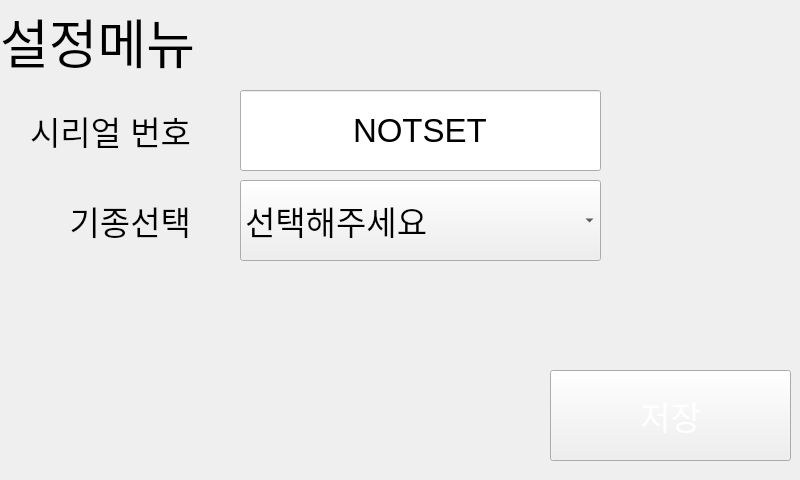
<?xml version="1.0" encoding="UTF-8"?>
<ui version="4.0">
 <class>page_deviceSetup</class>
 <widget class="QWidget" name="page_deviceSetup">
  <property name="geometry">
   <rect>
    <x>0</x>
    <y>0</y>
    <width>800</width>
    <height>480</height>
   </rect>
  </property>
  <property name="windowTitle">
   <string>Form</string>
  </property>
  <widget class="QLabel" name="label_4">
   <property name="geometry">
    <rect>
     <x>0</x>
     <y>0</y>
     <width>491</width>
     <height>81</height>
    </rect>
   </property>
   <property name="font">
    <font>
     <pointsize>40</pointsize>
    </font>
   </property>
   <property name="text">
    <string>설정메뉴</string>
   </property>
   <property name="alignment">
    <set>Qt::AlignLeading|Qt::AlignLeft|Qt::AlignVCenter</set>
   </property>
  </widget>
  <widget class="QStackedWidget" name="stackedWidget">
   <property name="geometry">
    <rect>
     <x>0</x>
     <y>80</y>
     <width>801</width>
     <height>401</height>
    </rect>
   </property>
   <property name="currentIndex">
    <number>0</number>
   </property>
   <widget class="QWidget" name="page">
    <widget class="QLabel" name="label_3">
     <property name="geometry">
      <rect>
       <x>-10</x>
       <y>100</y>
       <width>201</width>
       <height>81</height>
      </rect>
     </property>
     <property name="font">
      <font>
       <pointsize>25</pointsize>
      </font>
     </property>
     <property name="styleSheet">
      <string notr="true"/>
     </property>
     <property name="text">
      <string>기종선택</string>
     </property>
     <property name="scaledContents">
      <bool>true</bool>
     </property>
     <property name="alignment">
      <set>Qt::AlignRight|Qt::AlignTrailing|Qt::AlignVCenter</set>
     </property>
    </widget>
    <widget class="QComboBox" name="comboBox">
     <property name="geometry">
      <rect>
       <x>240</x>
       <y>100</y>
       <width>361</width>
       <height>81</height>
      </rect>
     </property>
     <property name="font">
      <font>
       <pointsize>25</pointsize>
      </font>
     </property>
     <property name="focusPolicy">
      <enum>Qt::NoFocus</enum>
     </property>
     <item>
      <property name="text">
       <string>선택해주세요</string>
      </property>
     </item>
     <item>
      <property name="text">
       <string>STANDARD</string>
      </property>
     </item>
    </widget>
    <widget class="QLabel" name="label_2">
     <property name="geometry">
      <rect>
       <x>0</x>
       <y>10</y>
       <width>191</width>
       <height>81</height>
      </rect>
     </property>
     <property name="font">
      <font>
       <pointsize>25</pointsize>
      </font>
     </property>
     <property name="text">
      <string>시리얼 번호</string>
     </property>
     <property name="alignment">
      <set>Qt::AlignRight|Qt::AlignTrailing|Qt::AlignVCenter</set>
     </property>
    </widget>
    <widget class="QPushButton" name="btn_login">
     <property name="geometry">
      <rect>
       <x>550</x>
       <y>290</y>
       <width>241</width>
       <height>91</height>
      </rect>
     </property>
     <property name="font">
      <font>
       <pointsize>25</pointsize>
      </font>
     </property>
     <property name="focusPolicy">
      <enum>Qt::NoFocus</enum>
     </property>
     <property name="styleSheet">
      <string notr="true">border-image: url(:/image/base7.png);
color: rgb(255, 255, 255);</string>
     </property>
     <property name="text">
      <string>저장</string>
     </property>
    </widget>
    <widget class="QPushButton" name="editbtn_id">
     <property name="geometry">
      <rect>
       <x>240</x>
       <y>10</y>
       <width>361</width>
       <height>81</height>
      </rect>
     </property>
     <property name="font">
      <font>
       <pointsize>25</pointsize>
      </font>
     </property>
     <property name="focusPolicy">
      <enum>Qt::NoFocus</enum>
     </property>
     <property name="styleSheet">
      <string notr="true">QPushButton{
border:none;
background-color: rgb(255, 255, 255,0);}

QPushButton:checked{background-color: rgb(255, 255, 255,0);}</string>
     </property>
     <property name="text">
      <string/>
     </property>
    </widget>
    <widget class="QLineEdit" name="edit_id">
     <property name="geometry">
      <rect>
       <x>240</x>
       <y>10</y>
       <width>361</width>
       <height>81</height>
      </rect>
     </property>
     <property name="font">
      <font>
       <pointsize>25</pointsize>
      </font>
     </property>
     <property name="focusPolicy">
      <enum>Qt::NoFocus</enum>
     </property>
     <property name="styleSheet">
      <string notr="true">border-image: url(:/image/base5.png);</string>
     </property>
     <property name="text">
      <string>NOTSET</string>
     </property>
     <property name="alignment">
      <set>Qt::AlignCenter</set>
     </property>
    </widget>
    <zorder>label_3</zorder>
    <zorder>comboBox</zorder>
    <zorder>label_2</zorder>
    <zorder>btn_login</zorder>
    <zorder>edit_id</zorder>
    <zorder>editbtn_id</zorder>
   </widget>
   <widget class="QWidget" name="page_2">
    <widget class="QLabel" name="label_5">
     <property name="geometry">
      <rect>
       <x>0</x>
       <y>10</y>
       <width>191</width>
       <height>81</height>
      </rect>
     </property>
     <property name="font">
      <font>
       <pointsize>25</pointsize>
      </font>
     </property>
     <property name="text">
      <string>장치 IP</string>
     </property>
     <property name="alignment">
      <set>Qt::AlignRight|Qt::AlignTrailing|Qt::AlignVCenter</set>
     </property>
    </widget>
    <widget class="QPushButton" name="btn_ipSave">
     <property name="geometry">
      <rect>
       <x>550</x>
       <y>290</y>
       <width>241</width>
       <height>91</height>
      </rect>
     </property>
     <property name="font">
      <font>
       <pointsize>25</pointsize>
      </font>
     </property>
     <property name="focusPolicy">
      <enum>Qt::NoFocus</enum>
     </property>
     <property name="styleSheet">
      <string notr="true">border-image: url(:/image/base7.png);
color: rgb(255, 255, 255);</string>
     </property>
     <property name="text">
      <string>저장</string>
     </property>
    </widget>
    <widget class="QLineEdit" name="edit_ip">
     <property name="geometry">
      <rect>
       <x>240</x>
       <y>10</y>
       <width>361</width>
       <height>81</height>
      </rect>
     </property>
     <property name="font">
      <font>
       <pointsize>25</pointsize>
      </font>
     </property>
     <property name="focusPolicy">
      <enum>Qt::NoFocus</enum>
     </property>
     <property name="styleSheet">
      <string notr="true">border-image: url(:/image/base5.png);</string>
     </property>
     <property name="text">
      <string>255.255.255.255</string>
     </property>
     <property name="alignment">
      <set>Qt::AlignCenter</set>
     </property>
    </widget>
    <widget class="QPushButton" name="editbtn_ip">
     <property name="geometry">
      <rect>
       <x>240</x>
       <y>10</y>
       <width>361</width>
       <height>81</height>
      </rect>
     </property>
     <property name="font">
      <font>
       <pointsize>25</pointsize>
      </font>
     </property>
     <property name="focusPolicy">
      <enum>Qt::NoFocus</enum>
     </property>
     <property name="styleSheet">
      <string notr="true">QPushButton{
border:none;
background-color: rgb(255, 255, 255,0);}

QPushButton:checked{background-color: rgb(255, 255, 255,0);}</string>
     </property>
     <property name="text">
      <string/>
     </property>
    </widget>
   </widget>
  </widget>
 </widget>
 <resources/>
 <connections/>
</ui>
